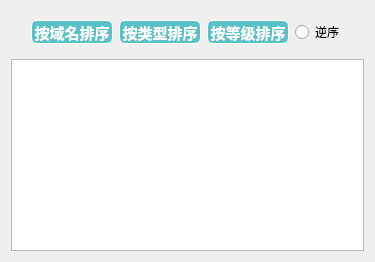
          <widget class="QWidget" name="widget_17" native="true">
           <property name="minimumSize">
            <size>
             <width>0</width>
             <height>0</height>
            </size>
           </property>
           <layout class="QVBoxLayout" name="verticalLayout_16">
            <item>
             <widget class="QWidget" name="widget_18" native="true">
              <property name="minimumSize">
               <size>
                <width>100</width>
                <height>0</height>
               </size>
              </property>
              <layout class="QHBoxLayout" name="horizontalLayout_8" stretch="3,3,3,1">
               <property name="leftMargin">
                <number>20</number>
               </property>
               <property name="rightMargin">
                <number>20</number>
               </property>
               <item>
                <widget class="QPushButton" name="nameSortButton">
                 <property name="minimumSize">
                  <size>
                   <width>82</width>
                   <height>20</height>
                  </size>
                 </property>
                 <property name="cursor">
                  <cursorShape>PointingHandCursor</cursorShape>
                 </property>
                 <property name="styleSheet">
                  <string notr="true">QPushButton {
	border: 0.5px solid white;
	border-radius: 6px;
	background-color: rgb(90, 194, 198);
	min-width: 80px;
	font-family: &quot;Times New Roman&quot;;
	font-size: 11pt;
	font-weight: bold;
	color: white;
}

QPushButton:hover {
	border: 0.5px solid white;
	border-radius: 6px;
	background-color: #1fab89;
	min-width: 80px;
	font-family: &quot;Times New Roman&quot;;
	font-size: 10pt;
	font-weight: bold;
	color: white;
}</string>
                 </property>
                 <property name="text">
                  <string>按域名排序</string>
                 </property>
                </widget>
               </item>
               <item>
                <widget class="QPushButton" name="typeSortButton">
                 <property name="minimumSize">
                  <size>
                   <width>82</width>
                   <height>20</height>
                  </size>
                 </property>
                 <property name="cursor">
                  <cursorShape>PointingHandCursor</cursorShape>
                 </property>
                 <property name="styleSheet">
                  <string notr="true">QPushButton {
	border: 0.5px solid white;
	border-radius: 6px;
	background-color: rgb(90, 194, 198);
	min-width: 80px;
	font-family: &quot;Times New Roman&quot;;
	font-size: 11pt;
	font-weight: bold;
	color: white;
}

QPushButton:hover {
	border: 0.5px solid white;
	border-radius: 6px;
	background-color: #1fab89;
	min-width: 80px;
	font-family: &quot;Times New Roman&quot;;
	font-size: 10pt;
	font-weight: bold;
	color: white;
}</string>
                 </property>
                 <property name="text">
                  <string>按类型排序</string>
                 </property>
                </widget>
               </item>
               <item>
                <widget class="QPushButton" name="levelSortButton">
                 <property name="minimumSize">
                  <size>
                   <width>82</width>
                   <height>20</height>
                  </size>
                 </property>
                 <property name="cursor">
                  <cursorShape>PointingHandCursor</cursorShape>
                 </property>
                 <property name="styleSheet">
                  <string notr="true">QPushButton {
	border: 0.5px solid white;
	border-radius: 6px;
	background-color: rgb(90, 194, 198);
	min-width: 80px;
	font-family: &quot;Times New Roman&quot;;
	font-size: 11pt;
	font-weight: bold;
	color: white;
}

QPushButton:hover {
	border: 0.5px solid white;
	border-radius: 6px;
	background-color: #1fab89;
	min-width: 80px;
	font-family: &quot;Times New Roman&quot;;
	font-size: 10pt;
	font-weight: bold;
	color: white;
}</string>
                 </property>
                 <property name="text">
                  <string>按等级排序</string>
                 </property>
                </widget>
               </item>
               <item>
                <widget class="QRadioButton" name="sortRadio">
                 <property name="text">
                  <string>逆序</string>
                 </property>
                </widget>
               </item>
              </layout>
             </widget>
            </item>
            <item>
             <widget class="QTableWidget" name="tableWidget">
              <property name="styleSheet">
               <string notr="true"/>
              </property>
             </widget>
            </item>
           </layout>
          </widget>
